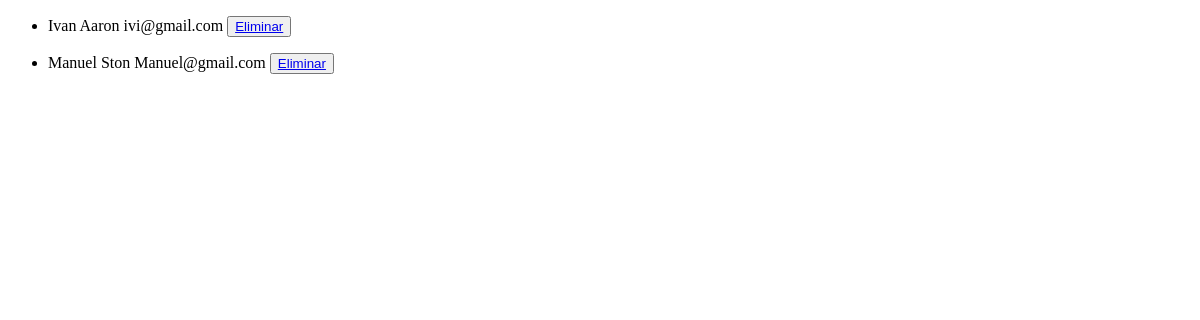
/profesor/list, run on an earlier commit of the app's database.
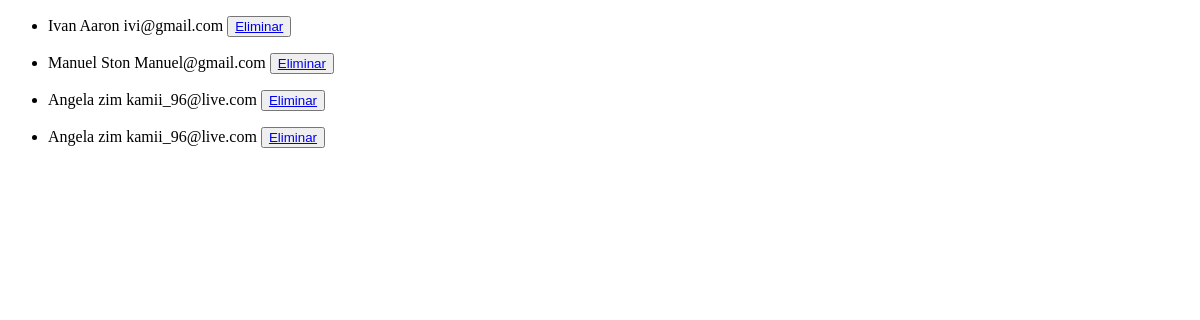
And on a later commit of the database.
### Clientes/models.py (models this page shows, shortened)
class Profesor(models.Model):
    nombre= models.CharField(max_length=30 )
    apellido= models.CharField(max_length= 50)
    email= models.EmailField()

### Clientes/views.py (the view)
# urls.py: path('profesor/list',views.profesor_list,name='profesor_list'), #el name es el nombre que tenemos que usar
def profesor_list(request):
    consulta = models.Profesor.objects.all() #la variable consulta accede a la base de datos
    contexto = {"profesores": consulta} # contexto es un diccionario que toma como clave valor a profesores y lo tomado en consulta
    return render (request, "Clientes/profesor_list.html", contexto) #renderiza  la pagina html con el contexto

### Clientes/templates/Clientes/profesor_list.html
{% extends 'Clientes/base.html' %}
{% block contenido %}
    {% for profesor in profesores  %}
       <ul>
            <li>
                {{ profesor.nombre }}
                {{ profesor.apellido }}
                {{ profesor.email }}
                <button>
                    <a href="{% url 'EliminarProfesor' profesor.nombre %}">Eliminar</a>
                </button>
            </li>
       </ul>
    {% endfor %}
{% endblock contenido %}

What changed in the data, as far as the page shows it:
added Profesor: nombre "Angela", apellido "zim", email "kamii_96@live.com"
added Profesor: nombre "Angela", apellido "zim", email "kamii_96@live.com"
